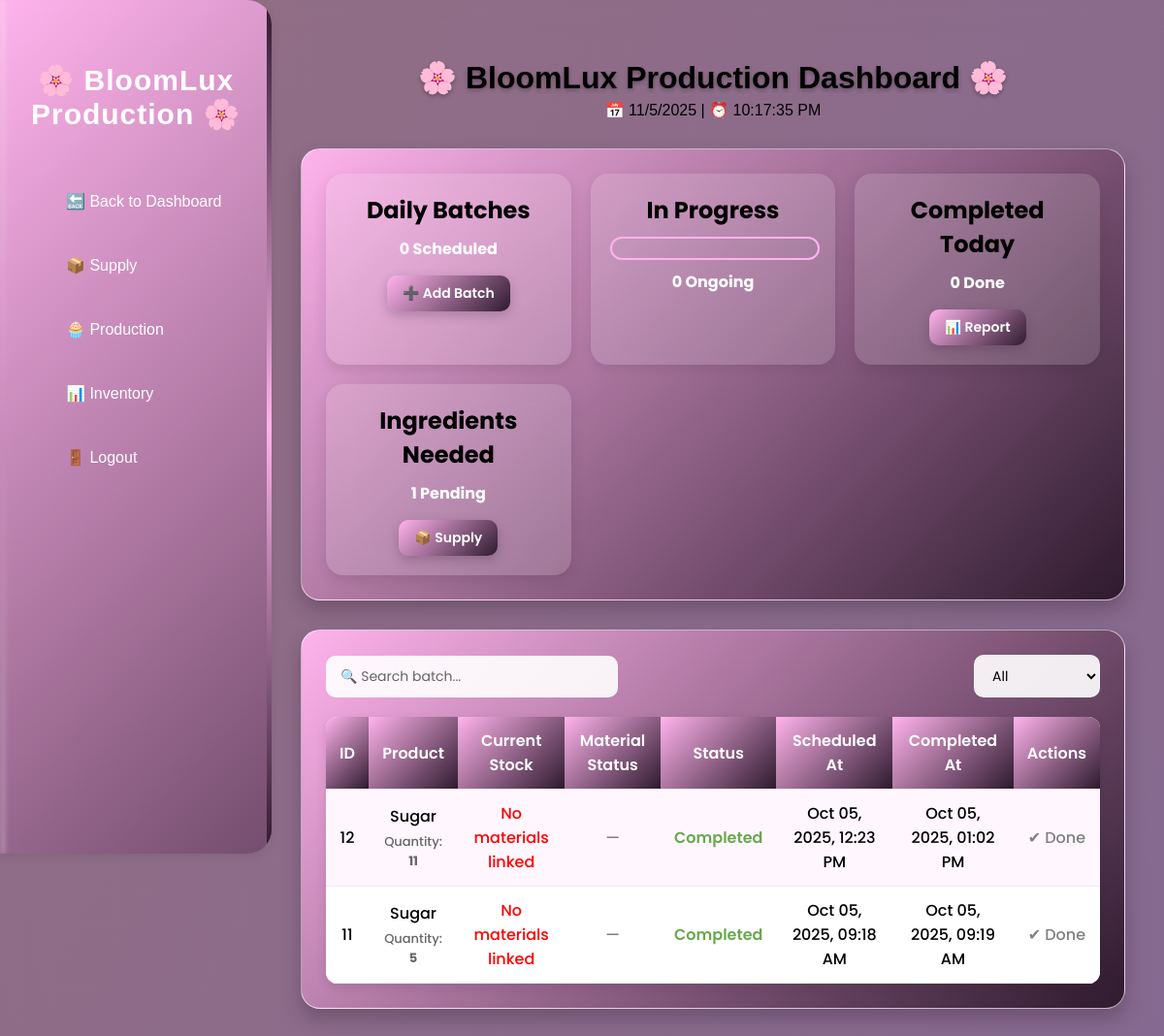
/production.php (signed in), run on an earlier commit of the app's database.
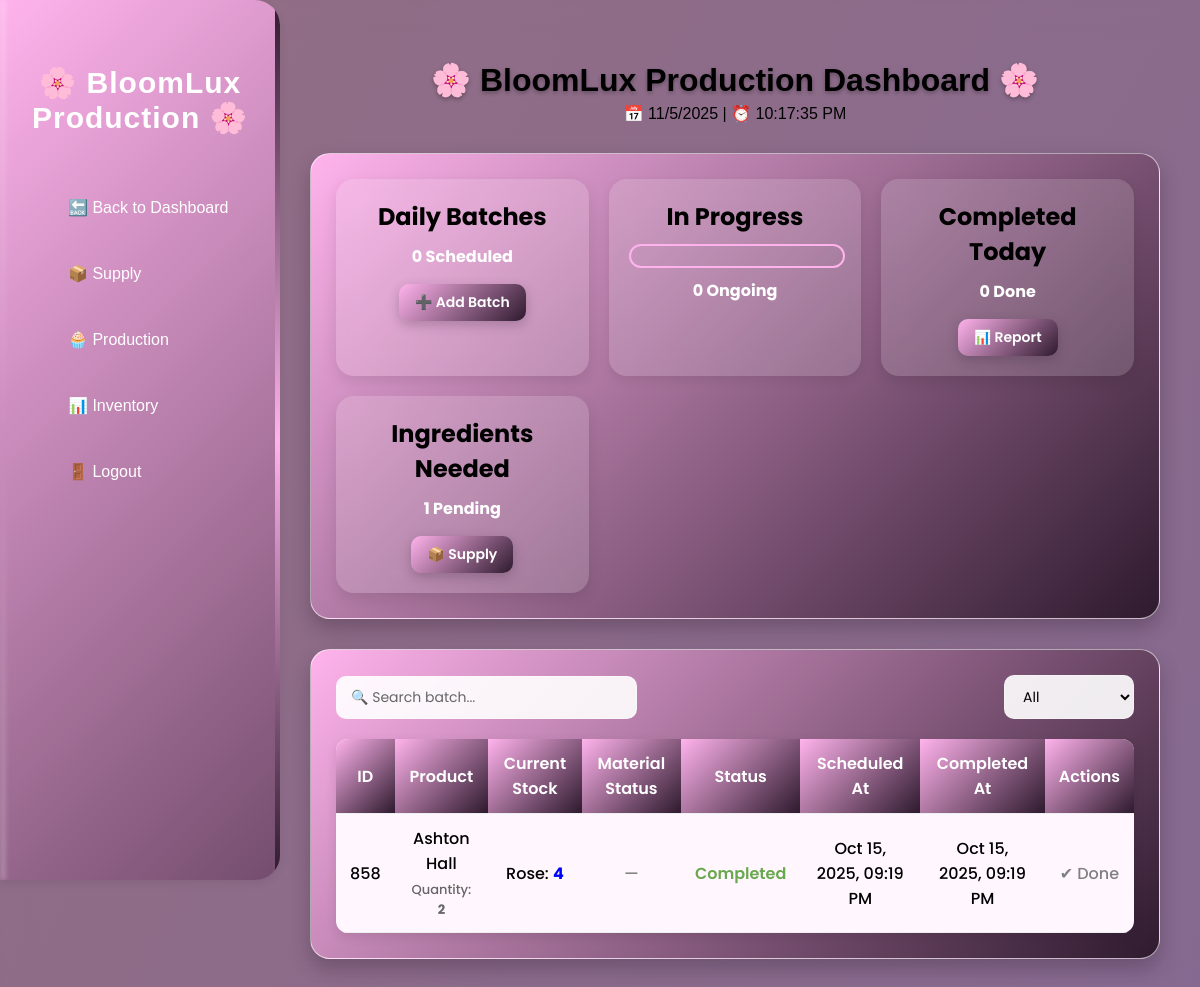
And on a later commit of the database.
### tables this page shows
CREATE TABLE `batches` (
  `id` int(11) NOT NULL,
  `product_name` varchar(100) NOT NULL,
  `quantity` int(11) NOT NULL,
  `status` enum('scheduled','in_progress','completed') DEFAULT 'scheduled',
  `scheduled_at` timestamp NOT NULL DEFAULT current_timestamp(),
  `completed_at` timestamp NULL DEFAULT NULL,
  `is_deleted` tinyint(1) DEFAULT 0
);

CREATE TABLE `batch_materials` (
  `id` int(11) NOT NULL,
  `batch_id` int(11) NOT NULL,
  `stock_id` int(11) NOT NULL,
  `quantity_used` int(11) NOT NULL,
  `created_at` timestamp NOT NULL DEFAULT current_timestamp(),
  `quantity_reserved` int(11) DEFAULT 0
);

CREATE TABLE `inventory` (
  `id` int(11) NOT NULL,
  `item_name` varchar(100) NOT NULL,
  `quantity` int(11) NOT NULL DEFAULT 0,
  `unit` varchar(50) NOT NULL,
  `status` enum('available','low','out') DEFAULT 'available',
  `updated_at` timestamp NOT NULL DEFAULT current_timestamp() ON UPDATE current_timestamp(),
  `created_at` timestamp NOT NULL DEFAULT current_timestamp()
);

### production.php (the view, shortened to what the changed rows need)
<?php
include 'backend/init.php';
$status_filter = $_GET['status_filter'] ?? 'all';
if ($status_filter !== 'all') {
    $batches_stmt = $conn->prepare("
        SELECT * FROM batches
        WHERE is_deleted = 0 AND status = ?
        ORDER BY scheduled_at DESC
    ");
    $batches_stmt->bind_param("s", $status_filter);
} else {
    $batches_stmt = $conn->prepare("
        SELECT * FROM batches
        WHERE is_deleted = 0
        ORDER BY scheduled_at DESC
    ");
}
$batches_stmt->execute();
$batches = $batches_stmt->get_result();
?>
<!DOCTYPE html>
<html lang="en">
<head>
    <link rel="stylesheet" href="https://cdnjs.cloudflare.com/ajax/libs/font-awesome/6.4.0/css/all.min.css" />
    <link rel="stylesheet" href="css/production.css">
</head>
<body>
    <div class="sidebar">
        <h2>🌸 BloomLux Production 🌸</h2>
    </div>
    <div class="main">
        <h1>🌸 BloomLux Production Dashboard 🌸</h1>
        <div class="container-cards">
            <div class="dashboard">
                <div class="card">
                    <h2>Daily Batches</h2>
                </div>
                <div class="card loading">
                    <h2>In Progress</h2>
                </div>
                <div class="card">
                    <h2>Completed Today</h2>
                </div>
                <div class="card">
                    <h2>Ingredients Needed</h2>
                </div>
            </div>
        </div>
        <div class="container-table">
            <table>
                <tr>
                    <th>ID</th>
                    <th>Product</th>
                    <th>Current Stock</th>
                    <th>Material Status</th>
                    <th>Status</th>
                    <th>Scheduled At</th>
                    <th>Completed At</th>
                    <th>Actions</th>
                </tr>
                <?php while ($row = $batches->fetch_assoc()): ?>
                    <?php
                    $batch_id = $row['id'];
                    $stmt = $conn->prepare("
   SELECT i.id AS stock_id, i.item_name, i.quantity AS current_stock,
    bm.quantity_used, bm.quantity_reserved
    FROM batch_materials bm
    JOIN inventory i ON bm.stock_id = i.id
    WHERE bm.batch_id = ?
");
                    $stmt->bind_param("i", $batch_id);
                    $stmt->execute();
                    $materials_res = $stmt->get_result();
                    $materials = [];
                    $startDisabled = false;
                    while ($mat = $materials_res->fetch_assoc()) {
                        $needed_total = $mat['quantity_used'];
                        $after = $mat['current_stock'] - max($needed_total - $mat['quantity_reserved'], 0);
                        $materials[] = [
                            'stock_id' => $mat['stock_id'],
                            'name' => $mat['item_name'],
                            'current' => $mat['current_stock'],
                            'needed' => $needed_total,
                            'reserved' => $mat['quantity_reserved'],
                            'after' => $after
                        ];
                    }
                    ?>
                    <tr>
                        <td><?= $row['id'] ?></td>
                        <td>
                            <?= htmlspecialchars($row['product_name']) ?>
                            <div class="quantity-info">Quantity: <b><?= $row['quantity'] ?></b></div>
                        </td>
                        <td>
                            <?php
                            if (!empty($materials)) {
                                foreach ($materials as $m) {
                                    echo "{$m['name']}: <b style='color:blue'>{$m['current']}</b>";
                                    echo "<br>";
                                }
                            } else {
                                echo "<span style='color:red;'>No materials linked</span>";
                            }
                            ?>
                        </td>
                        <td>
                            <?php
                            if ($row['status'] === 'completed') {
                                echo "<span style='color:gray;'>—</span>";
                            } elseif ($row['status'] === 'in_progress') {
                                echo "<button class='btn' onclick='showBreakdown({$row['id']})'>🔍 Breakdown</button>";
                            } else {
                                echo "<span style='color:red;'>No materials linked</span>";
                            }
                            ?>
                        </td>
                        <td class="status-<?= $row['status'] ?>"><?= ucfirst($row['status']) ?></td>
                        <td><?= date("M d, Y, h:i A", strtotime($row['scheduled_at'])) ?></td>
                        <td><?= $row['completed_at'] ? date("M d, Y, h:i A", strtotime($row['completed_at'])) : '—' ?></td>
                        <td class="actions">
                            <?php if ($row['status'] === 'scheduled'): ?>
                                <?php if ($startDisabled): ?>
                                    <a href="#" onclick="showStockAlert()" class="btn">▶ Start</a>
                                <?php else: ?>
                                    <a href="update_batch.php?id=<?= $row['id'] ?>&status=in_progress" class="btn">▶ Start</a>
                                <?php endif; ?>
                            <?php elseif ($row['status'] === 'in_progress'): ?>
                                <a href="update_batch.php?id=<?= $row['id'] ?>&status=completed" class="btn" style="background:#6aa84f;">✔ Complete</a>
                            <?php else: ?>
                                <span style="color:gray;">✔ Done</span>
                            <?php endif; ?>
                        </td>
                    </tr>
                <?php endwhile; ?>
            </table>
        </div>
    </div>
</body>
</html>

What changed in the data, as far as the page shows it:
removed batches: id "12", product_name "Sugar", quantity "11", shows "No materials linked", status "Completed", scheduled_at "Oct 05, 2025, 12:23 PM", completed_at "Oct 05, 2025, 01:02 PM", shows "✔ Done"
removed batches: id "11", product_name "Sugar", quantity "5", shows "No materials linked", status "Completed", scheduled_at "Oct 05, 2025, 09:18 AM", completed_at "Oct 05, 2025, 09:19 AM", shows "✔ Done"
added batches: id "858", product_name "Ashton Hall", quantity "2", status "Completed", scheduled_at "Oct 15, 2025, 09:19 PM", completed_at "Oct 15, 2025, 09:19 PM", shows "✔ Done"
added batch_materials: stock.item_name "Rose", stock.quantity "4"
